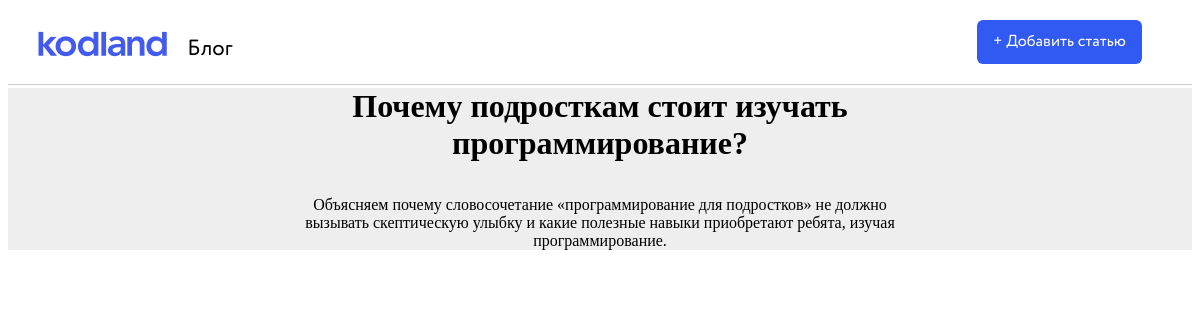
Page /24/ on the committed database.
### blogapp/models.py (models this page shows, shortened)
class Post(models.Model):
    title = models.CharField(max_length=120)
    image = models.ImageField(upload_to='images/', null=True, blank=True)
    content = models.TextField()
    timestamp = models.DateTimeField(auto_now=False, auto_now_add=True)
    class Meta:
        ordering = ["-id", "-timestamp"]

### blogapp/views.py (the view)
# urls.py: path('<int:id>/', views.single, name='single'),
def single(request, id=None):
    post = get_object_or_404(Post, id=id)
    context = {
        "post": post,
    }
    return render(request, "partial/single.html", context)

### blogapp/templates/partial/single.html (shortened to what this page needs)
{% extends 'base.html' %}
{% block body %}
<div class="singlepagewrapper">
  <div class="singlepostwrapper">
    <h1>{{ post.title }}</h1>
    <p>{{ post.content }}</p>
  </div>
</div>
{% endblock %}

### blogapp/static/main.css (style rules this page uses)
.singlepagewrapper { background: #EEEEEE; }
.singlepostwrapper { max-width: 624px; margin: auto; }
.singlepostwrapper h1 { margin: auto; max-width: 624px; }

### rows in the picture
Post: title "Почему подросткам стоит изучать программирование?", content "Объясняем почему словосочетание «программирование для подростков» не должно вызывать скептическую улыбку и какие полезные навыки приобретают ребята, изучая программирование."
